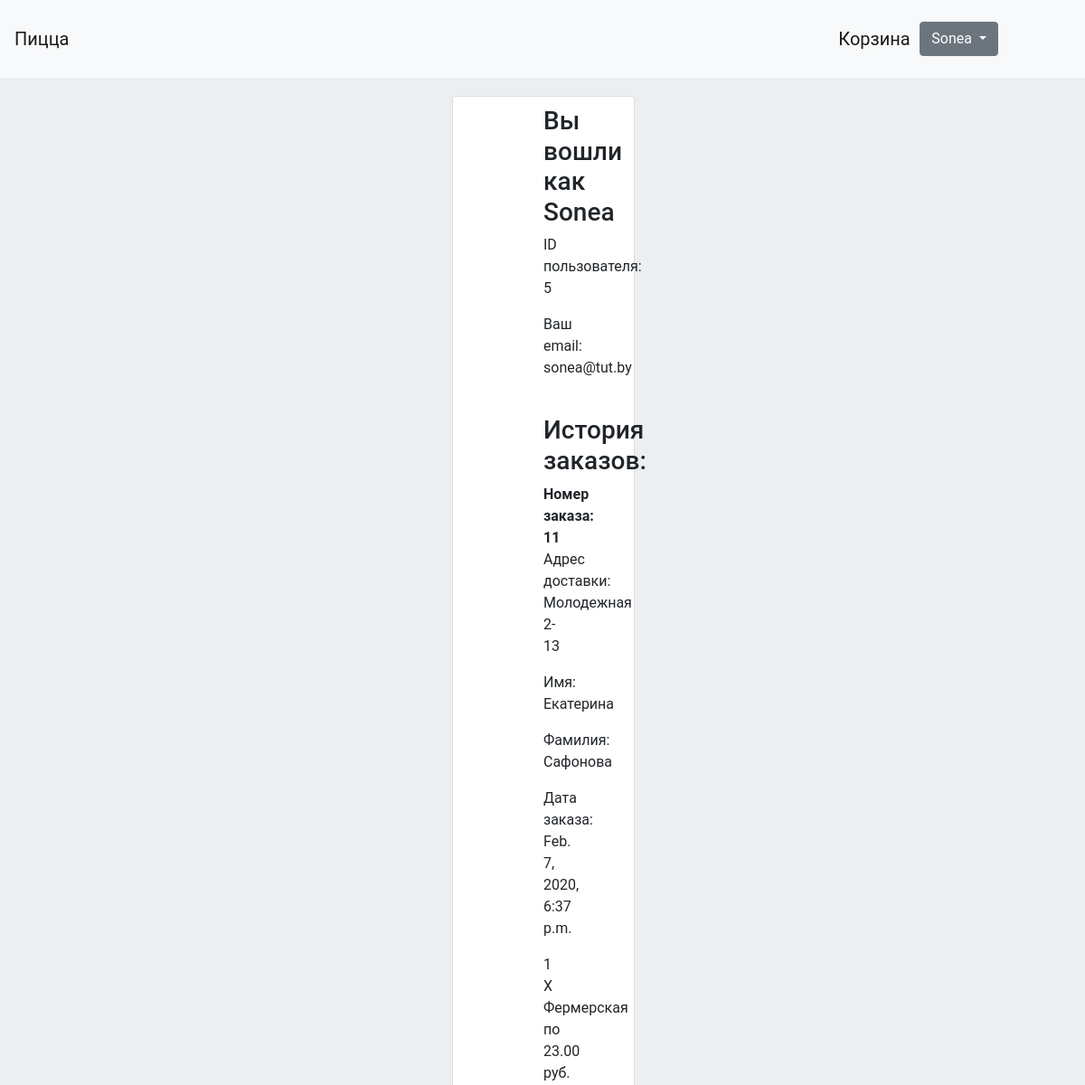
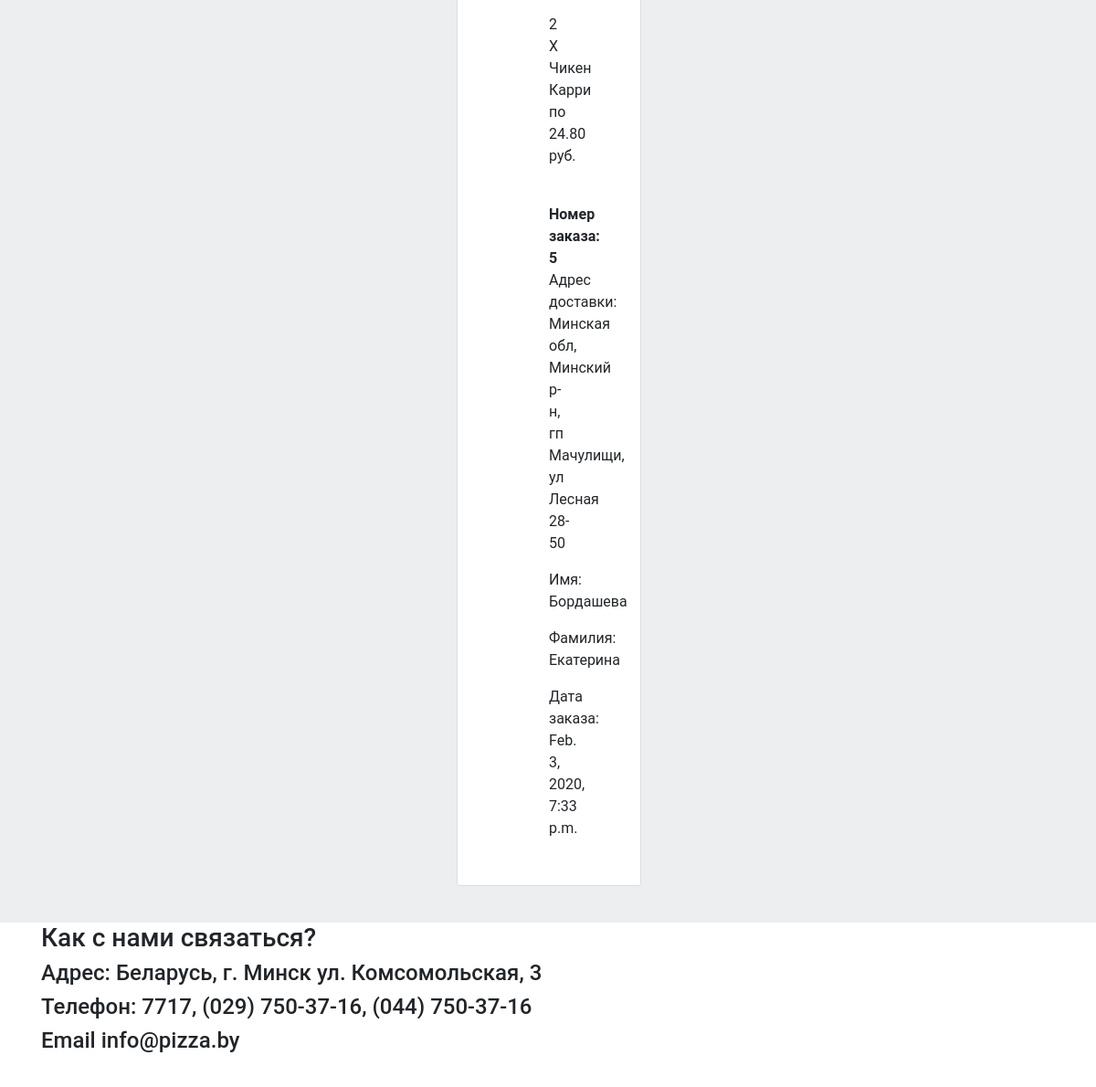
The page /1 (signed in) on the database its author committed (2 pictures, top to bottom).
### orders/models.py (models this page shows, shortened)
class Order(models.Model):
    first_name = models.CharField(max_length=50, default=None)
    last_name = models.CharField(max_length=50)
    email = models.EmailField()
    address = models.CharField(max_length=250)
    number = models.CharField(max_length=100)
    created = models.DateTimeField(auto_now_add=True)
    updated = models.DateTimeField(auto_now=True)
    paid = models.BooleanField(default=False)
    user = models.ForeignKey(User, on_delete=models.CASCADE)
    class Meta:
        ordering = ('-created',)
        verbose_name = 'Order'
        verbose_name_plural = 'Orders'

class ItemInOrder(models.Model):
    order = models.ForeignKey(Order, related_name='items', on_delete=models.CASCADE)
    product = models.ForeignKey(PizzaProduct, related_name='order_items', on_delete=models.CASCADE)
    price = models.DecimalField(max_digits=10, decimal_places=2)
    quantity = models.PositiveIntegerField(default=1)

### pizza_products/models.py (models this page shows, shortened)
class PizzaProduct(models.Model):
    name = models.CharField(max_length=150, blank=True, null=True, default=None)
    description = models.TextField(blank=True, null=True, default=None)
    price = models.DecimalField(max_digits=10, decimal_places=2, default=0)
    image = models.ImageField(upload_to='pizzas_images/', default="default image")
    class Meta:
        verbose_name = "Pizza"
        verbose_name_plural = "Pizzas"

### users/views.py (the view)
# urls.py: url(r"^(?P<user_id>[-\w]+)$", views.account, name="account"),
@login_required
def account(request, user_id):
    user = get_object_or_404(User, pk=user_id)
    my_orders = Order.objects.filter(user=user)
    orders_info = Order.objects.all()
    order_items = ItemInOrder.objects.all()
    return render(request, "users/account.html",
                  {"my_orders": my_orders, "order_items": order_items, "orders_info": orders_info})

### users/templates/users/account.html (shortened to what this page needs)
{% extends "base.html" %}
{% load static %}
{% block content %}
  <section>
    <div class="content-section">
      <h3 class="single-blog-post">Вы вошли как {{ user.username }}</h3>
        <p>ID пользователя: {{ user.id }}</p>
        <p>Ваш email: {{ user.email }}</p>
            <br>
      <h3 class="single-blog-post">История заказов:</h3>
      {% for order in my_orders %}
        <strong>Номер заказа: {{ order.id }}</strong>
          {% for info in orders_info %}
                {% if order.id == info.id %}
                    <p>Адрес доставки: {{ info.address }}</p>
                    <p>Имя: {{ info.first_name }}</p>
                    <p>Фамилия: {{ info.last_name }}</p>
                    <p>Дата заказа: {{ info.created }}</p>
                {% endif %}
            {% endfor %}
        {% for item in order_items %}
          {% if order.id == item.order.id %}
           <p>{{ item.quantity }} X {{ item.product.name }} по {{ item.product.price }} руб.</p>
          {% endif %}
        {% endfor %}
            <br>
      {% endfor %}
      </div>
  </section>
{% endblock content %}

### templates/navbar.html (shortened to what this page needs)
<nav class="navbar navbar-expand-lg navbar-light bg-light">
  <a class="navbar-brand" href="{% url "home" %}">Пицца</a>
  <div class="collapse navbar-collapse" id="navbarSupportedContent">
      <div class="basket-container">
        <a class="navbar-brand" href="{% url "cart:cart_detail" %}">Корзина</a>
     </div>
<div class="btn-group" role="group" aria-label="Button group with nested dropdown">
  <div class="btn-group" role="group">
       {% if user.is_authenticated %}
    <button id="btnGroupDrop1" type="button" class="btn btn-secondary dropdown-toggle" data-toggle="dropdown" aria-haspopup="true" aria-expanded="false">
      {{ user.username }}
    </button>
       {% else %}
       <a class="nav-item nav-link" href="{% url 'login' %}">Войти</a>
                  <a class="nav-item nav-link" href="{% url 'register' %}">Зарегистрироваться</a>
              {% endif %}
  </div>
</div>
</div>
</nav>

### static/style.css (style rules this page uses)
html, body { height: 100%; max-height: 100%; font-family: 'Roboto', sans-serif; background-color: #edeef0; }
.navbar { margin-bottom: 0; }
.basket-container { position: relative; width: 100px; padding: 15px 10px; }
.content-section { background: #ffffff; padding: 10px 100px; border: 1px solid #dddddd; border-radius: 3px; margin: 20px 500px; }
.btn-group { margin-right: 40px; }

### rows shown on the page
Order: id "11", address "Молодежная 2-13", first_name "Екатерина", last_name "Сафонова", created "Feb. 7, 2020, 6:37 p.m."
ItemInOrder: quantity "1", product.name "Фермерская", product.price "23.00"
ItemInOrder: quantity "2", product.name "Чикен Карри", product.price "24.80"
Order: id "5", address "Минская обл, Минский р-н, гп Мачулищи, ул Лесная 28-50", first_name "Бордашева", last_name "Екатерина", created "Feb. 3, 2020, 7:33 p.m."

### other values the page prints
{{ user.username }} "Sonea"
{{ user.id }} "5"
{{ user.email }} "sonea@tut.by"
